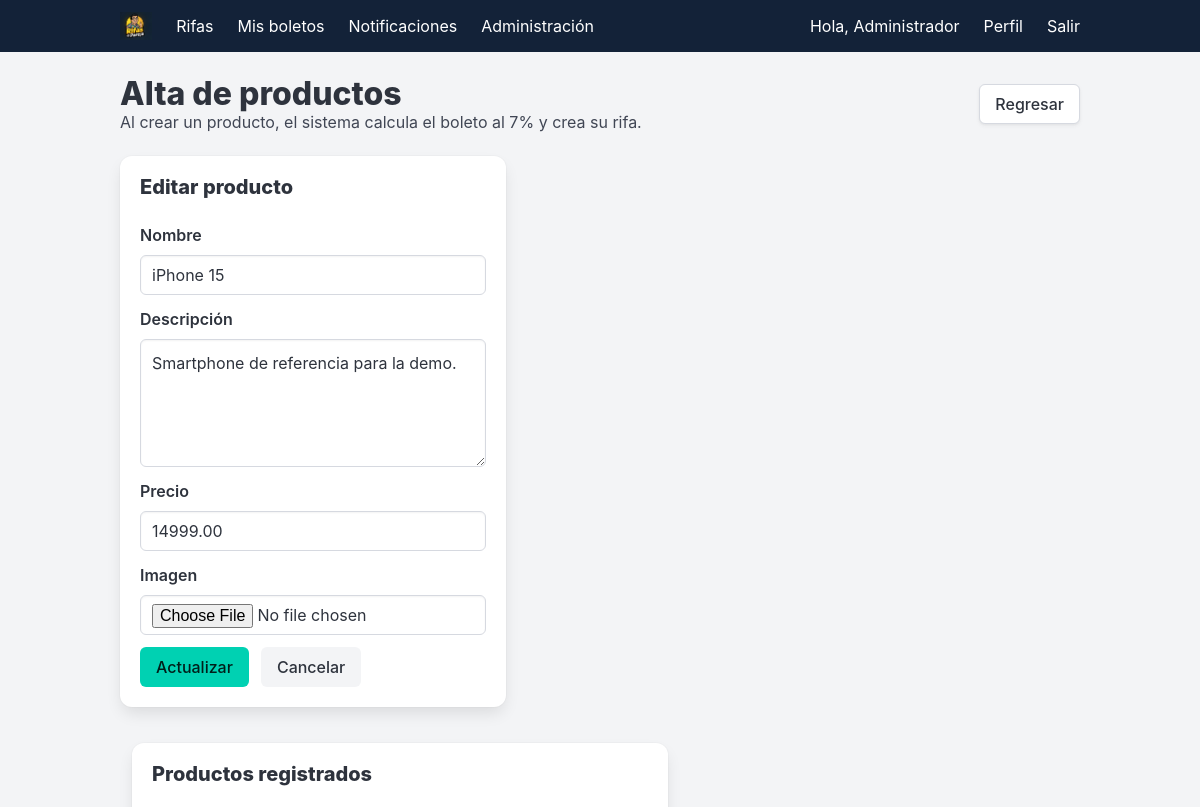
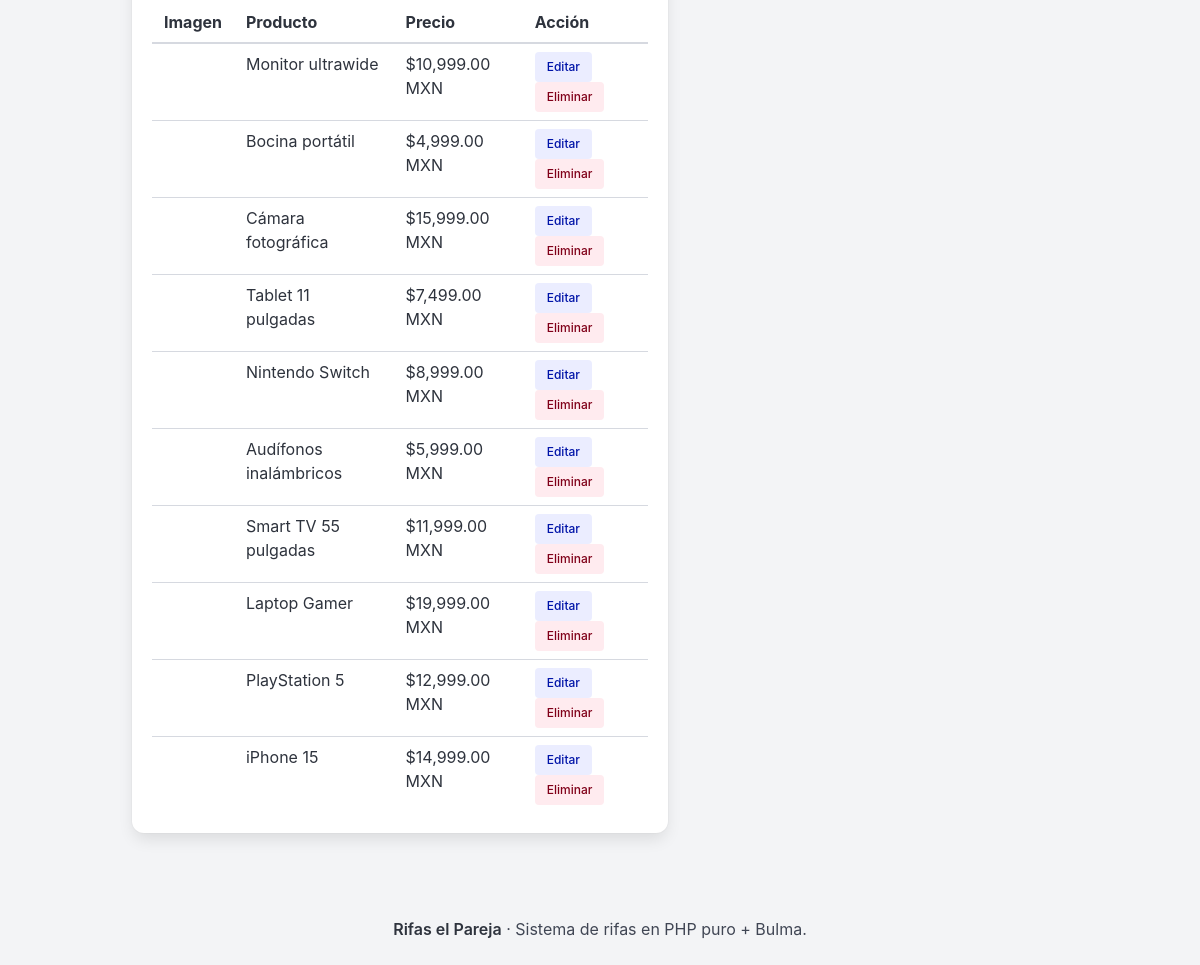
/index.php?route=admin_products&edit=1 (signed in), run on the app's committed database (2 pictures, top to bottom).
### tables this page shows
CREATE TABLE products (
  id INT UNSIGNED AUTO_INCREMENT PRIMARY KEY,
  name VARCHAR(160) NOT NULL,
  description TEXT NULL,
  price DECIMAL(12,2) NOT NULL,
  image_path VARCHAR(255) NULL,
  active TINYINT(1) NOT NULL DEFAULT 1,
  created_at DATETIME NOT NULL DEFAULT CURRENT_TIMESTAMP
);

### views.php (called while the page is built, shortened)
<?php
function view(string $name,array $data=[]): void {
    require __DIR__.'/views/layout.php';
}

### app/Controllers/AdminController.php (called while the page is built, shortened)
<?php
final class AdminController
{
    public static function products(): void { $edit=isset($_GET['edit'])?Product::find((int)$_GET['edit']):null; view('admin/products',['products'=>Product::all(),'edit'=>$edit]); }
}

### app/Core/helpers.php (called while the page is built, shortened)
<?php
function e(?string $value): string {
    return htmlspecialchars((string)$value, ENT_QUOTES, 'UTF-8');
}
function money(float|int|string $value): string {
    return '$' . number_format((float)$value, 2, '.', ',') . ' MXN';
}
function route(string $name, array $params = []): string {
    $query = http_build_query(array_merge(['route' => $name], $params));
    return 'index.php?' . $query;
}

### app/Core/Database.php (called while the page is built, shortened)
<?php
final class Database
{
    private static ?PDO $connection = null;
    public static function get(): PDO
    {
        if (self::$connection instanceof PDO) {
            return self::$connection;
        }
        $dsn = 'mysql:host=' . DB_HOST . ';dbname=' . DB_NAME . ';charset=' . DB_CHARSET;
        try {
            self::$connection = new PDO($dsn, DB_USER, DB_PASS, [
                PDO::ATTR_ERRMODE => PDO::ERRMODE_EXCEPTION,
                PDO::ATTR_DEFAULT_FETCH_MODE => PDO::FETCH_ASSOC,
                PDO::ATTR_EMULATE_PREPARES => false,
            ]);
        } catch (PDOException $e) {
            throw new RuntimeException('No se pudo conectar a MySQL. Verifica config/config.php y que la base de datos exista.');
        }
        return self::$connection;
    }
}

### app/Models/Product.php (called while the page is built, shortened)
<?php
final class Product
{
    public static function all(): array {
        return Database::get()->query('SELECT * FROM products ORDER BY id DESC')->fetchAll();
    }
    public static function find(int $id): ?array {
        $stmt=Database::get()->prepare('SELECT * FROM products WHERE id=?'); $stmt->execute([$id]); return $stmt->fetch() ?: null;
    }
}

### views/admin/products.php (the view)
<?php $title='Administrar productos'; ?><div class="level"><div><h1 class="title">Alta de productos</h1><p class="subtitle is-6">Al crear un producto, el sistema calcula el boleto al 7% y crea su rifa.</p></div><a class="button" href="<?= route('admin') ?>">Regresar</a></div><div class="columns"><div class="column is-5"><div class="box"><h2 class="title is-5"><?= $edit?'Editar producto':'Nuevo producto' ?></h2><form method="post" enctype="multipart/form-data"><?= csrf_field() ?><?php if($edit): ?><input type="hidden" name="id" value="<?= (int)$edit['id'] ?>"><?php endif; ?><div class="field"><label class="label">Nombre</label><input class="input" name="name" required placeholder="Ej. Consola" value="<?= e($edit['name']??'') ?>"></div><div class="field"><label class="label">Descripción</label><textarea class="textarea" name="description"><?= e($edit['description']??'') ?></textarea></div><div class="field"><label class="label">Precio</label><input class="input" name="price" type="number" min="0.01" step="0.01" required value="<?= e((string)($edit['price']??'')) ?>"></div><div class="field"><label class="label">Imagen</label><input class="input" type="file" name="image" accept="image/jpeg,image/png,image/webp"></div><div class="buttons"><button class="button is-primary"><?= $edit?'Actualizar':'Guardar producto + crear rifa' ?></button><?php if($edit): ?><a class="button is-light" href="<?= route('admin_products') ?>">Cancelar</a><?php endif; ?></div></form></div></div></div><div class="column is-7"><div class="box"><h2 class="title is-5">Productos registrados</h2><div class="table-container"><table class="table is-fullwidth is-hoverable"><thead><tr><th>Imagen</th><th>Producto</th><th>Precio</th><th>Acción</th></tr></thead><tbody><?php foreach($products as $p): ?><tr><td><?php if($p['image_path']): ?><figure class="image is-48x48"><img class="is-rounded" src="<?= e($p['image_path']) ?>"></figure><?php endif; ?></td><td><?= e($p['name']) ?></td><td><?= money($p['price']) ?></td><td><a class="button is-small is-link is-light mr-2" href="<?= route('admin_products',['edit'=>$p['id']]) ?>">Editar</a><form class="is-inline" method="post" action="<?= route('admin_product_delete') ?>" onsubmit="return confirm('¿Eliminar producto?')"><?= csrf_field() ?><input type="hidden" name="id" value="<?= $p['id'] ?>"><button class="button is-small is-danger is-light">Eliminar</button></form></td></tr><?php endforeach; ?></tbody></table></div></div></div></div>

### assets/css/app.css (style rules this page uses)
:root { --navy:#132238;--green:#15b47a;--blue:#2486df }
body { min-height:100vh }
.is-inline { display:inline }

### data on the page
products: name "iPhone 15", description "Smartphone de referencia para la demo.", price "14999.00", price "$14,999.00 MXN"
products: name "Monitor ultrawide", price "$10,999.00 MXN"
products: name "Bocina portátil", price "$4,999.00 MXN"
products: name "Cámara fotográfica", price "$15,999.00 MXN"
products: name "Tablet 11 pulgadas", price "$7,499.00 MXN"
products: name "Nintendo Switch", price "$8,999.00 MXN"
products: name "Audífonos inalámbricos", price "$5,999.00 MXN"
products: name "Smart TV 55 pulgadas", price "$11,999.00 MXN"
products: name "Laptop Gamer", price "$19,999.00 MXN"
products: name "PlayStation 5", price "$12,999.00 MXN"

### other printed values
$user['name'] "Administrador"
APP_NAME "Rifas el Pareja"
